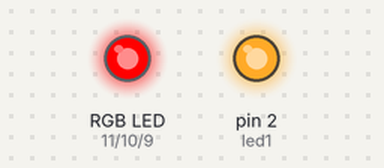
Recording of a sketch running on a simulated Arduino Uno, built with avr-gcc and run on an emulated ATmega328P. Parts: an RGB LED mixed from three pins (HIGH = lit), output pins drawn as LEDs (lit = HIGH).

Above: at 0.5 s.
At 1.5 s:
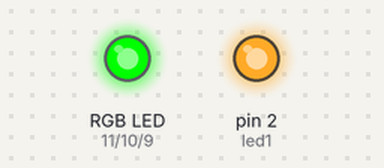
At 2.5 s:
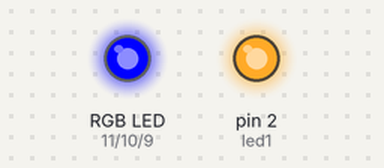
At 3.5 s:
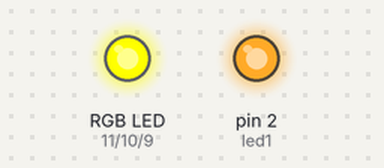
At 4.5 s:
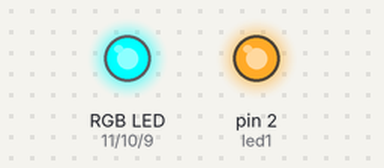
Timing chart, 0 to 5.8 s (numbered marks = the images above):
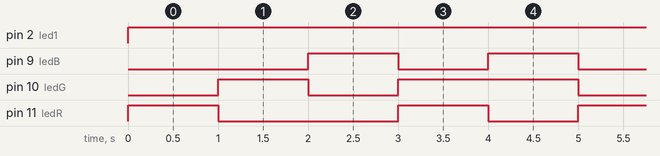

The sketch:

Fe_cube_02_RGB_npn.ino
```cpp
/*
Controlling an RGB led via npn switches
*/

// pins used:
int ledR=11;
int ledG=10;
int ledB=9;
int led1=2;

// we can control the led in two ways:
//  1. we can interrupt the GND current to the led via pin npn
//  2. we can interrupt the current coming from the anode via pin led1

void setup()  {
 pinMode(ledR,OUTPUT); pinMode(ledG,OUTPUT);
 pinMode(ledB,OUTPUT); pinMode(led1,OUTPUT);
}

void loop(){
 digitalWrite(led1,HIGH);
 //red
 digitalWrite(ledR,HIGH);
 digitalWrite(ledG,LOW);
 digitalWrite(ledB,LOW);
 //green
 delay(1000);
 digitalWrite(ledR,LOW);
 digitalWrite(ledG,HIGH);
 digitalWrite(ledB,LOW);
 delay(1000);
 //blue
 digitalWrite(ledR,LOW);
 digitalWrite(ledG,LOW);
 digitalWrite(ledB,HIGH);
 delay(1000);
 //Red and Green: normally not working, shows as red
 digitalWrite(ledR,HIGH);
 digitalWrite(ledG,HIGH);
 digitalWrite(ledB,LOW);
 delay(1000);
 //Green and blue
 digitalWrite(ledR,LOW);
 digitalWrite(ledG,HIGH);
 digitalWrite(ledB,HIGH);
 delay(1000);
}
```

Measured:
- by itself, pin 2 (led1): LOW → HIGH at 0.00 s
- by itself, pin 9 (ledB): repeats every 5.0 s: LOW 1.0 s, HIGH 1.0 s, LOW 2.0 s, HIGH 1.0 s
- by itself, pin 10 (ledG): repeats every 5.0 s: LOW 1.0 s, HIGH 2.0 s, LOW 1.0 s, HIGH 1.0 s
- by itself, pin 11 (ledR): repeats every 5.0 s: LOW 2.0 s, HIGH 1.0 s, LOW 1.0 s, HIGH 1.0 s
